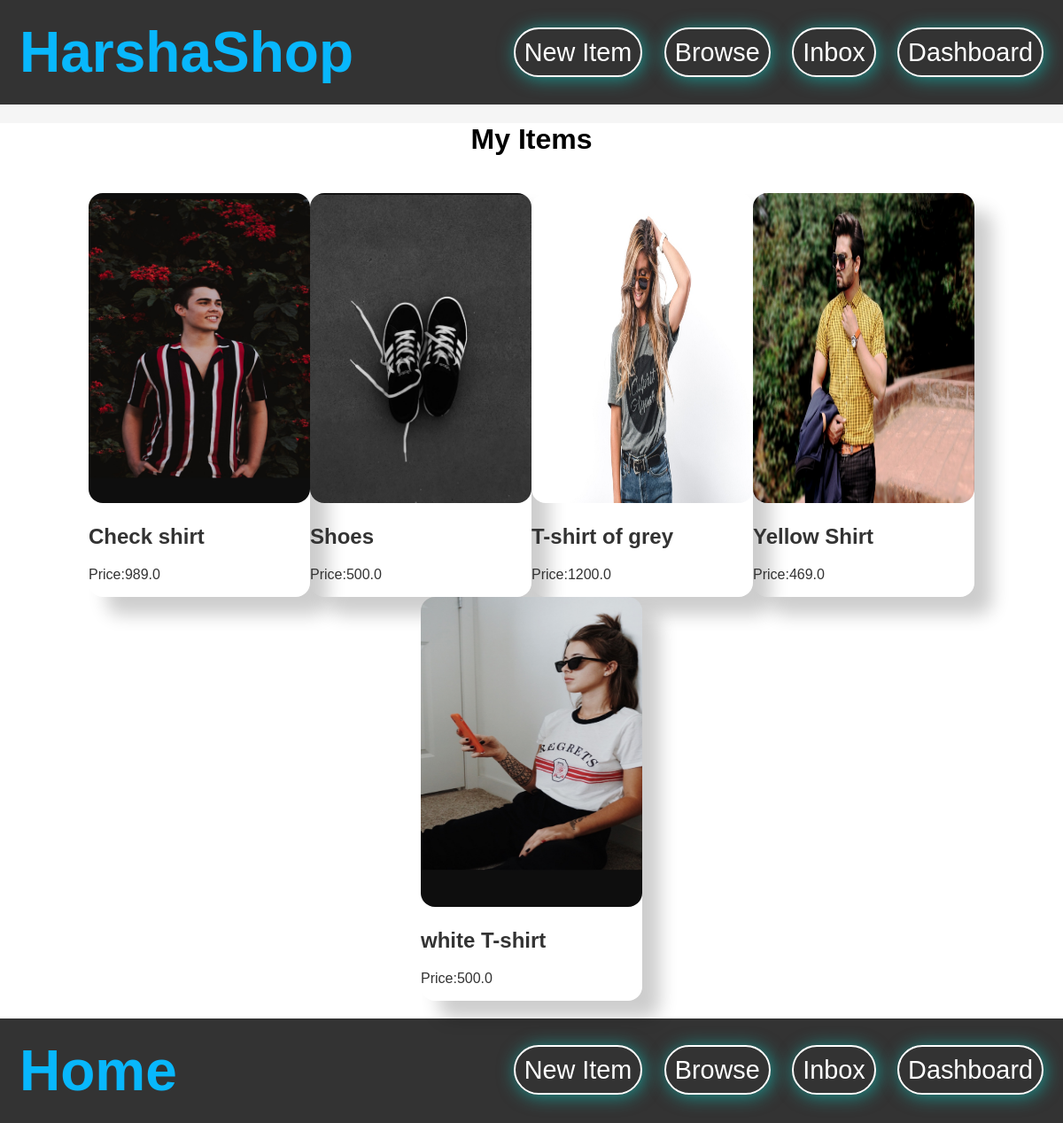
The page /dashboard/ (signed in) on the database its author committed.
### item/models.py (models this page shows, shortened)
class Item(models.Model):
    category = models.ForeignKey(Category,related_name='items',on_delete=models.CASCADE)
    name = models.CharField(max_length=300)
    description = models.TextField(blank=True,null=True)
    price = models.FloatField()
    image = models.ImageField(upload_to="item_images",blank=True,null=True)
    created_at = models.DateTimeField(auto_now_add=True)
    created_by = models.ForeignKey(User,related_name='items',on_delete=models.CASCADE)
    is_sold = models.BooleanField(default=False)
    class Meta:
        ordering = ('name',)

### dashboard/views.py (the view)
# urls.py: path('',views.index,name="index"),
@login_required
def index(request):
    items = Item.objects.filter(created_by=request.user)
    return render(request,'dashboard/index.html',{
        'items':items,
    })

### dashboard/templates/dashboard/index.html (shortened to what this page needs)
{% extends 'core/base.html' %}
{% block content %}
<!DOCTYPE html>
<html lang="en">
<head>
</head>
<body>
<div class="container">
    <h1 class="name" align="center" >My Items</h1>
    <div class="items">
        {% for item in items %}
        <div class="a">
            <a href="{% url 'item:detail' item.id %}">
                <div>
                    <img src="{{ item.image.url }}" class="">
                </div>
                <div class="">
                    <h2 class="">{{ item.name }}</h2>
                    <p class="">Price:{{item.price}}</p>
                </div>
            </a>
        </div>
        {% endfor %}
    </div>
</div>
</body>
</html>
{% endblock %}

### storeapp/templates/core/base.html (style rules this page uses)
body { font-family: Verdana, Geneva, Tahoma, sans-serif; padding: 0px; margin: 0px; }
body a { text-decoration: none; }
body a { color: #333; }

### dashboard/templates/dashboard/index.html (style rules this page uses)
body { font-family: Verdana, Geneva, Tahoma, sans-serif; padding: 0; margin: 0; background-color: #f5f5f5; }
.container { background-color: #fff; }
.name { font-size: 2rem; font-weight: bolder; }
.items { display: flex; justify-content: center; align-items: center; flex-wrap: wrap; padding: 20px; }
img { width: 250px; height: 350px; border-radius: 1rem; }
.a { box-shadow: 20px 20px 20px rgba(1,1,1,0.2); border-radius: 1rem; }

### rows shown on the page
Item: image (picture), name "Check shirt", price "989.0"
Item: image (picture), name "Shoes", price "500.0"
Item: image (picture), name "T-shirt of grey", price "1200.0"
Item: image (picture), name "Yellow Shirt", price "469.0"
Item: image (picture), name "white T-shirt", price "500.0"
